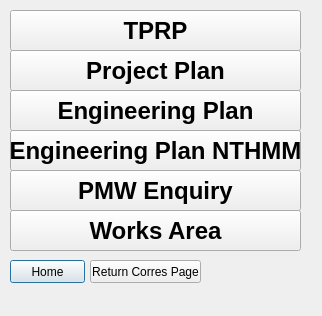
<?xml version="1.0" encoding="UTF-8"?>
<ui version="4.0">
 <class>Dialog</class>
 <widget class="QDialog" name="Dialog">
  <property name="geometry">
   <rect>
    <x>0</x>
    <y>0</y>
    <width>322</width>
    <height>316</height>
   </rect>
  </property>
  <property name="windowTitle">
   <string>Dialog</string>
  </property>
  <widget class="QPushButton" name="T2_LPMitP_home_but">
   <property name="geometry">
    <rect>
     <x>10</x>
     <y>260</y>
     <width>75</width>
     <height>23</height>
    </rect>
   </property>
   <property name="text">
    <string>Home</string>
   </property>
  </widget>
  <widget class="QPushButton" name="T2_LPMitP_TPRP_but">
   <property name="geometry">
    <rect>
     <x>10</x>
     <y>10</y>
     <width>291</width>
     <height>41</height>
    </rect>
   </property>
   <property name="font">
    <font>
     <pointsize>18</pointsize>
     <weight>75</weight>
     <bold>true</bold>
    </font>
   </property>
   <property name="text">
    <string>TPRP</string>
   </property>
  </widget>
  <widget class="QPushButton" name="T2_LPMitP_Project_Plan_but">
   <property name="geometry">
    <rect>
     <x>10</x>
     <y>50</y>
     <width>291</width>
     <height>41</height>
    </rect>
   </property>
   <property name="font">
    <font>
     <pointsize>18</pointsize>
     <weight>75</weight>
     <bold>true</bold>
    </font>
   </property>
   <property name="text">
    <string>Project Plan</string>
   </property>
  </widget>
  <widget class="QPushButton" name="T2_LPMitP_Eng_Plan_but">
   <property name="geometry">
    <rect>
     <x>10</x>
     <y>90</y>
     <width>291</width>
     <height>41</height>
    </rect>
   </property>
   <property name="font">
    <font>
     <pointsize>18</pointsize>
     <weight>75</weight>
     <bold>true</bold>
    </font>
   </property>
   <property name="text">
    <string>Engineering Plan</string>
   </property>
  </widget>
  <widget class="QPushButton" name="T2_LPMitP_Eng_Plan_NTHMM_but">
   <property name="geometry">
    <rect>
     <x>10</x>
     <y>130</y>
     <width>291</width>
     <height>41</height>
    </rect>
   </property>
   <property name="font">
    <font>
     <pointsize>18</pointsize>
     <weight>75</weight>
     <bold>true</bold>
    </font>
   </property>
   <property name="text">
    <string>Engineering Plan NTHMM</string>
   </property>
  </widget>
  <widget class="QPushButton" name="T2_LPMitP_PMW_Enq_but">
   <property name="geometry">
    <rect>
     <x>10</x>
     <y>170</y>
     <width>291</width>
     <height>41</height>
    </rect>
   </property>
   <property name="font">
    <font>
     <pointsize>18</pointsize>
     <weight>75</weight>
     <bold>true</bold>
    </font>
   </property>
   <property name="text">
    <string>PMW Enquiry</string>
   </property>
  </widget>
  <widget class="QPushButton" name="T2_LPMitP_Works_Area_but">
   <property name="geometry">
    <rect>
     <x>10</x>
     <y>210</y>
     <width>291</width>
     <height>41</height>
    </rect>
   </property>
   <property name="font">
    <font>
     <pointsize>18</pointsize>
     <weight>75</weight>
     <bold>true</bold>
    </font>
   </property>
   <property name="text">
    <string>Works Area</string>
   </property>
  </widget>
  <widget class="QPushButton" name="T2_LPMitP_Return_but">
   <property name="geometry">
    <rect>
     <x>90</x>
     <y>260</y>
     <width>111</width>
     <height>23</height>
    </rect>
   </property>
   <property name="text">
    <string>Return Corres Page</string>
   </property>
  </widget>
 </widget>
 <resources/>
 <connections/>
</ui>
